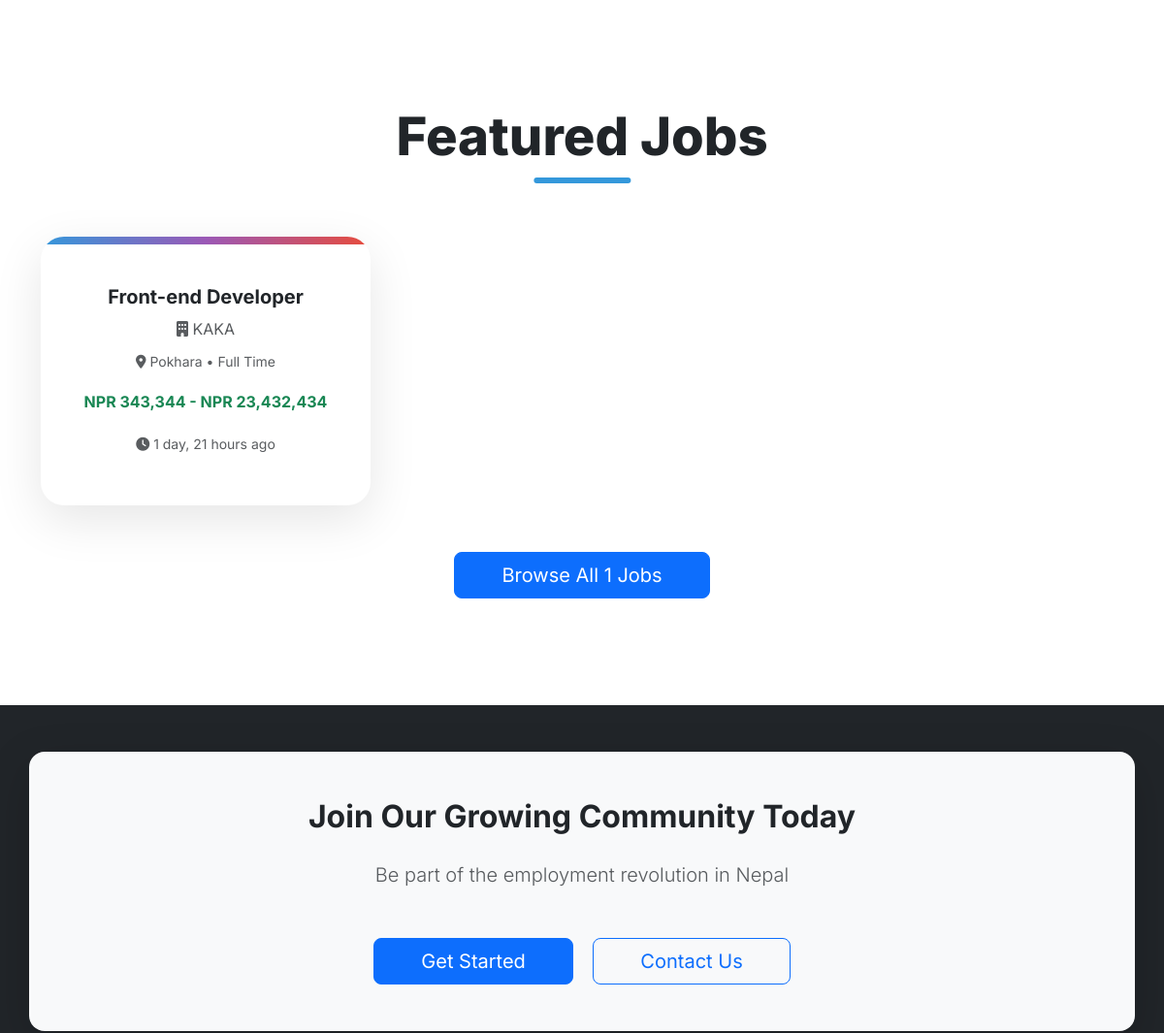
The app's page / (middle part), older data.
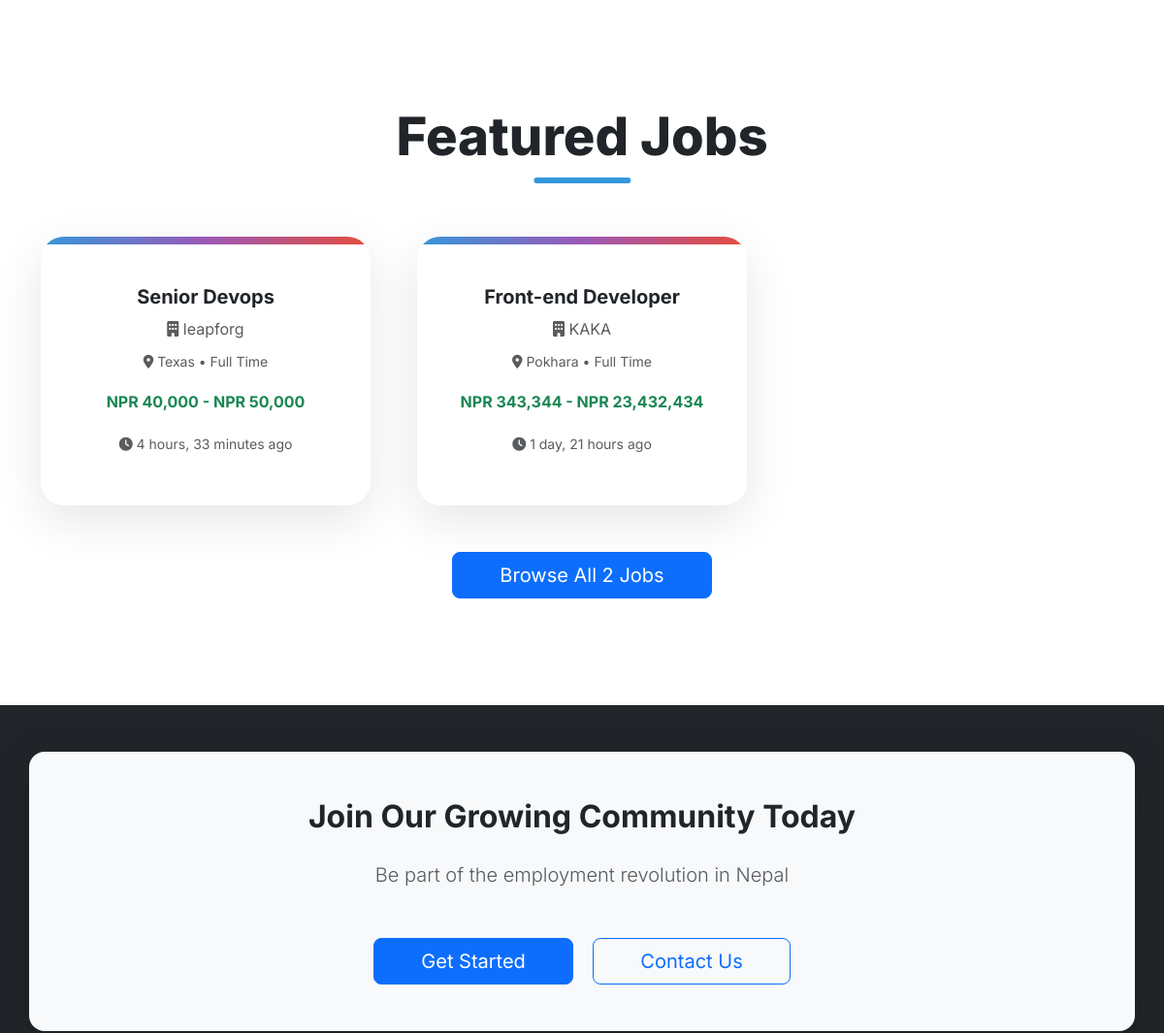
The same page, newer data.
### jobs/models.py (models this page shows, shortened)
class Job(models.Model):
    JOB_TYPE_CHOICES = (
        ('full_time', 'Full Time'),
        ('part_time', 'Part Time'),
        ('contract', 'Contract'),
        ('internship', 'Internship'),
    )
    EXPERIENCE_LEVEL_CHOICES = (
        ('entry', 'Entry Level'),
        ('mid', 'Mid Level'),
        ('senior', 'Senior'),
        ('executive', 'Executive'),
    )
    company = models.ForeignKey(Company, on_delete=models.CASCADE, related_name='jobs')
    title = models.CharField(max_length=255)
    description = models.TextField()
    requirements = models.TextField(help_text="Enter requirements separated by newlines")
    location = models.CharField(max_length=255)
    salary_min = models.DecimalField(max_digits=10, decimal_places=2, blank=True, null=True)
    salary_max = models.DecimalField(max_digits=10, decimal_places=2, blank=True, null=True)
    job_type = models.CharField(max_length=20, choices=JOB_TYPE_CHOICES)
    experience_level = models.CharField(max_length=20, choices=EXPERIENCE_LEVEL_CHOICES)
    is_active = models.BooleanField(default=True)
    posted_at = models.DateTimeField(auto_now_add=True)
    updated_at = models.DateTimeField(auto_now=True)
    deadline = models.DateTimeField(blank=True, null=True)
    total_positions = models.IntegerField(default=1)
    class Meta:
        db_table = 'jobs'
        verbose_name_plural = 'Jobs'
        ordering = ['-posted_at']
        indexes = [
            models.Index(fields=['company', 'is_active']),
            models.Index(fields=['job_type']),
        ]
    def get_salary_range(self):
        if self.salary_min and self.salary_max:
            return f"NPR {self.salary_min:,.0f} - NPR {self.salary_max:,.0f}"
        elif self.salary_min:
            return f"From NPR {self.salary_min:,.0f}"
        elif self.salary_max:
            return f"Up to NPR {self.salary_max:,.0f}"
        return "Salary Not Specified"

### companies/models.py (models this page shows, shortened)
class Company(models.Model):
    COMPANY_STATUS_CHOICES = (
        ('active', 'Active'),
        ('inactive', 'Inactive'),
        ('suspended', 'Suspended'),
    )
    user = models.OneToOneField(User, on_delete=models.CASCADE, related_name='company_profile')
    company_name = models.CharField(max_length=255, unique=True)
    description = models.TextField()
    website = models.URLField(blank=True, null=True)
    industry = models.CharField(max_length=100)
    location = models.CharField(max_length=255)
    company_size = models.CharField(max_length=50, blank=True, null=True)
    logo = models.ImageField(upload_to='company_logos/', blank=True, null=True)
    status = models.CharField(max_length=20, choices=COMPANY_STATUS_CHOICES, default='active')
    verified = models.BooleanField(default=False)
    created_at = models.DateTimeField(auto_now_add=True)
    updated_at = models.DateTimeField(auto_now=True)
    class Meta:
        db_table = 'companies'
        verbose_name_plural = 'Companies'
        ordering = ['-created_at']

### JobPortal/views.py (the view)
# urls.py: 2. Add a URL to urlpatterns:  path('', views.home, name='home')
def home(request):
    featured_jobs = Job.objects.filter(is_active=True).order_by('-posted_at')[:6]
    total_jobs = Job.objects.filter(is_active=True).count()
    context = {
        'featured_jobs': featured_jobs,
        'total_jobs': total_jobs,
    }
    return render(request, 'home.html', context)

### templates/home.html (shortened to what this page needs)
{% extends "base.html" %}
{% block content %}
{% if featured_jobs %}
<section class="section-wrapper">
    <div class="container">
        <div class="section-title">
            <h2>Featured Jobs</h2>
        </div>
        <div class="row g-5">
            {% for job in featured_jobs %}
            <div class="col-lg-4 col-md-6">
                <div class="job-card" onclick="window.location='{% url 'jobs:job_detail' job.pk %}'">
                    <h5 class="fw-bold">{{ job.title }}</h5>
                    <p class="text-muted mb-2"><i class="fas fa-building"></i> {{ job.company.company_name }}</p>
                    <p class="small text-muted">
                        <i class="fas fa-map-marker-alt"></i> {{ job.location }} • {{ job.get_job_type_display }}
                    </p>
                    {% if job.salary_min and job.salary_max %}
                    <p class="fw-bold text-success mt-3">{{ job.get_salary_range }}</p>
                    {% endif %}
                    <small class="text-muted"><i class="fas fa-clock"></i> {{ job.posted_at|timesince }} ago</small>
                </div>
            </div>
            {% endfor %}
        </div>
        <div class="text-center mt-5">
            <a href="{% url 'jobs:job_list' %}" class="btn btn-primary btn-lg px-5">Browse All {{ total_jobs }} Jobs</a>
        </div>
    </div>
</section>
{% endif %}
<div class="bg-dark py-5">
    <div class="container text-center py-5 bg-light rounded-4 shadow-lg">
        <h2 class="mb-4 fw-bold">Join Our Growing Community Today</h2>
        <p class="lead mb-5 text-muted">Be part of the employment revolution in Nepal</p>
        {% if not user.is_authenticated %}
        <div>
            <a href="{% url 'accounts:register' %}" class="btn btn-primary btn-lg me-3 px-5">Get Started</a>
            <a href="{% url 'contact' %}" class="btn btn-outline-primary btn-lg px-5">Contact Us</a>
        </div>
        {% else %}
            {% if user.is_company %}
            <a href="{% url 'jobs:create_job' %}" class="btn btn-primary btn-lg px-5">Post a Job</a>
            {% else %}
            <a href="{% url 'jobs:job_list' %}" class="btn btn-primary btn-lg px-5">Explore Jobs</a>
            {% endif %}
        {% endif %}
    </div>
</div>
{% endblock %}

Row changes from the older to the newer data that the page shows:
added Job: title "Senior Devops", company.company_name "leapforg", location "Texas", job_type "Full Time", get_salary_range "NPR 40,000 - NPR 50,000", posted_at "4 hours, 33 minutes"
Text that changed along with them:
{{ total_jobs }}: "1" → "2"
